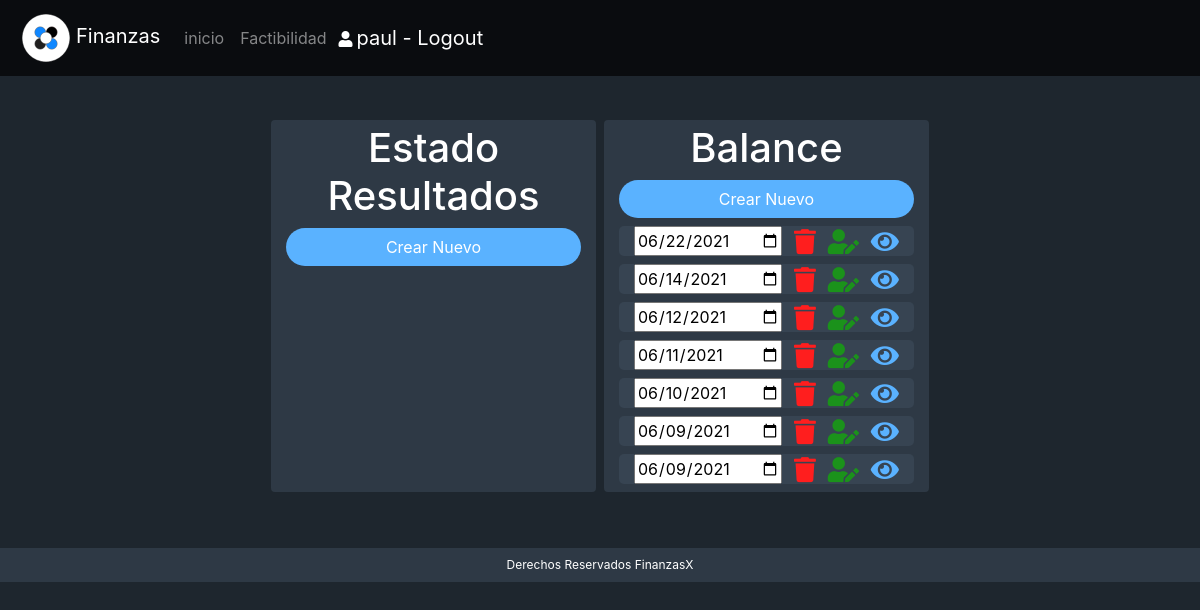
The app's page /gestion/ (signed in), older data.
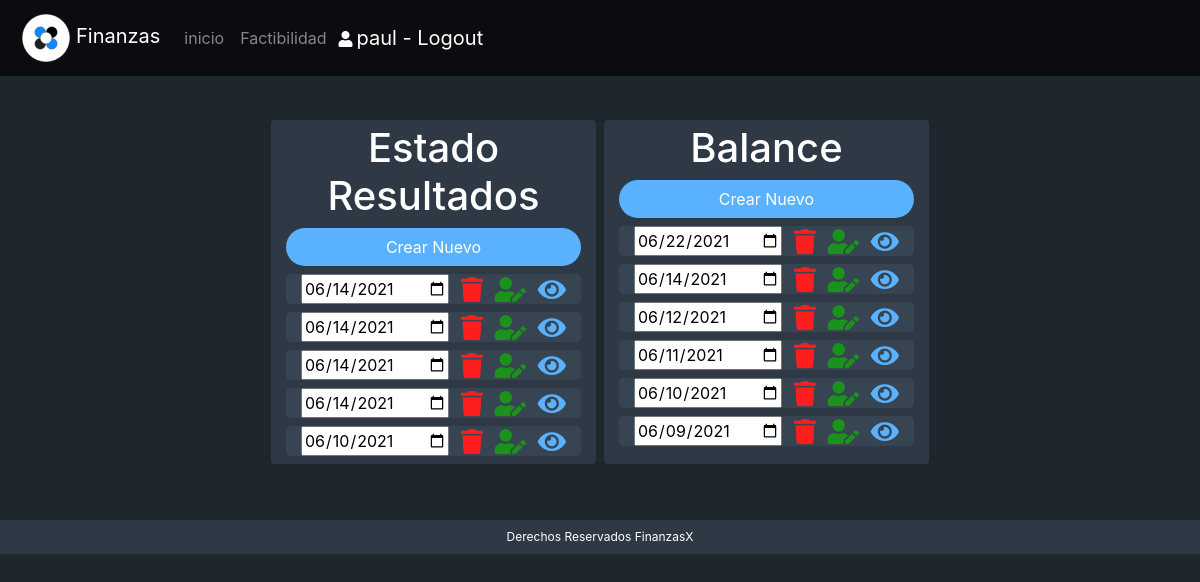
The same page, newer data.
### gestion/models.py (models this page shows, shortened)
class BalanceGeneral(models.Model):
    disponible = models.FloatField(default=0)
    valoresNegociables = models.FloatField(default=0)
    deudoresPorVenta = models.FloatField(default=0)
    deudoresVarios = models.FloatField(default=0)
    impuestosPorRecuperar = models.FloatField(default=0)
    cuentaPorPagar = models.FloatField(default=0)
    provedores = models.FloatField(default=0)
    retenciones = models.FloatField(default=0)
    convenioConInstituciones = models.FloatField(default=0)
    otros = models.FloatField(default=0)
    mueblesUtiles = models.FloatField(default=0)
    maquinariaEquipoOficina = models.FloatField(default=0)
    otrosActivosFijos = models.FloatField(default=0)
    equipoTransporte = models.FloatField(default=0)
    acredoresHipotecarios = models.FloatField(default=0)
    programasComputacionales = models.FloatField(default=0)
    otros2 = models.FloatField(default=0)
    amortizaciones = models.FloatField(default=0)
    capitalSocial = models.FloatField(default=0)
    utilidadesRetenidas = models.FloatField(default=0)
    fechaCreacion = models.DateField(default=datetime.now)
    creador = models.ForeignKey(settings.AUTH_USER_MODEL,on_delete=models.CASCADE)

class EstadoResultados(models.Model):
    ventas = models.FloatField(default=0)
    devolucionesVentas = models.FloatField(default=0)
    descuentosVentas = models.FloatField(default=0)
    bonifRebVentas = models.FloatField(default=0)
    inventarioInicial = models.FloatField(default=0)
    compras = models.FloatField(default=0)
    fletesCompras = models.FloatField(default=0)
    gastosImportacion = models.FloatField(default=0)
    devolucionesCompras = models.FloatField(default=0)
    descuentosCompras = models.FloatField(default=0)
    bonificacionCompras = models.FloatField(default=0)
    inventarioFinal = models.FloatField(default=0)
    sueldoVendedores = models.FloatField(default=0)
    comisionVenta = models.FloatField(default=0)
    propaganda = models.FloatField(default=0)
    impuestosMunicipales = models.FloatField(default=0)
    gastosAlquiler = models.FloatField(default=0)
    gastosGenerales = models.FloatField(default=0)
    sueldoAdministracion = models.FloatField(default=0)
    perdidasCuentasMalas = models.FloatField(default=0)
    alquileresGanados = models.FloatField(default=0)
    interesesGanados = models.FloatField(default=0)
    comisionesGanadas = models.FloatField(default=0)
    interesesGastos = models.FloatField(default=0)
    perdidasVentas = models.FloatField(default=0)
    perdidaEnRoboMercancia = models.FloatField(default=0)
    fechaCreacion = models.DateField(default=datetime.now)
    creador = models.ForeignKey(settings.AUTH_USER_MODEL,on_delete=models.CASCADE)

### gestion/views.py (the view)
# urls.py: path('',views.index)
def index(request):
    balance=''
    estadoResultados=''
    if str(request.user) != 'AnonymousUser':
        balance = BalanceGeneral.objects.filter(creador=request.user)
        estadoResultados=EstadoResultados.objects.filter(creador=request.user)
    contexto={
        'listaBalance':balance,
        'listaEstadoResultados':estadoResultados
    }
    return render(request,'gestion/index.html',contexto)

### gestion/templates/gestion/index.html (shortened to what this page needs)
{% extends "base_menu.html" %}
{% load static %}
{% block content %}
{% if user.is_authenticated %}
<div class="col-md-12 d-flex justify-content-center mt-5 mb-5">
  <div class="col-md-10  col-sm-12   pl-0 pr-0 d-flex justify-content-center fw-wrap">
    <div class="col-md-4 dark rounded ml-1 mr-1 pl-0 pr-0 mt-2 mb-2">
      <div class="col-md-12 mt-1 mb-1"><h1 class="text-center">Estado Resultados</h1></div>
    <div class="col-md-12 d-flex justify-content-center mt-1 mb-1">
      <button id="agregar" class="btn colorSave col-md-12 ml-2 mr-2 pl-0 pr-0 boton" onclick="window.location='{% url 'gestion:crearEstadoResultados' %}'">Crear Nuevo</button>
    </div>
    <div id="tableEstadoResultados" class="col-md-12 mt-1 mb-1  ">
      {% for a in listaEstadoResultados %}
      <div class="col-md-12 mt-2 mb-2 d-flex justify-content-between campo">
        <input type="date" value="{{ a.fechaCreacion|date:'Y-m-d' }}">
        <li onclick="window.location='{% url 'gestion:eliminarEstadoResultados' a.id %}'" class="fas fa-trash delete d-flex align-items-center" title="Eliminar"></li>
        <li onclick="window.location='{% url 'gestion:actualizarEstadoResultados' a.id %}'" class="fas fa-user-edit d-flex align-items-center update" title="Actualizar"></li>
        <li onclick="window.location='{% url 'gestion:detalleEstadoResultados' a.id %}'" class="fas fa-eye d-flex align-items-center watch" title="Ver"></li>
      </div>
      {% endfor %}
    </div>
    </div>
    <div class="col-md-4   dark rounded ml-1 mr-1 pl-0 pr-0 mt-2 mb-2">
      <div class="col-md-12 mt-1 mb-1"><h1 class="text-center">Balance</h1></div>
    <div class="col-md-12 d-flex justify-content-center mt-1 mb-1">
      <button id="agregar" class="btn colorSave col-md-12 ml-2 mr-2 pl-0 pr-0 boton" onclick="window.location='{% url 'gestion:crearBalance' %}'">Crear Nuevo</button>
    </div>
    <div id="tableEstadoResultados" class="col-md-12 mt-1 mb-1 ">
      {% for a in listaBalance %}
      <div class="col-md-12 mt-2 mb-2 d-flex justify-content-between campo">
        <input type="date" value="{{ a.fechaCreacion|date:'Y-m-d' }}">
        <li onclick="window.location='{% url 'gestion:eliminarBalance' a.id %}'" class="fas fa-trash delete d-flex align-items-center" title="Eliminar"></li>
        <li onclick="window.location='{% url 'gestion:actualizarBalance' a.id %}'" class="fas fa-user-edit d-flex align-items-center update" title="Actualizar"></li>
        <li onclick="window.location='{% url 'gestion:detalleBalance' a.id %}'" class="fas fa-eye d-flex align-items-center watch" title="Ver"></li>
      </div>
      {% endfor %}
    </div>
    </div>
  </div>
</div>
{% endif %}
{% endblock %}

Row changes from the older to the newer data that the page shows:
removed BalanceGeneral: fechaCreacion "06/09/2021"
added EstadoResultados: fechaCreacion "06/14/2021"
added EstadoResultados: fechaCreacion "06/14/2021"
added EstadoResultados: fechaCreacion "06/14/2021"
added EstadoResultados: fechaCreacion "06/14/2021"
added EstadoResultados: fechaCreacion "06/10/2021"
